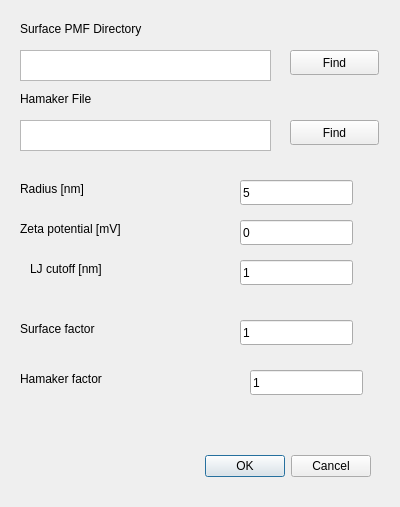
<?xml version="1.0" encoding="UTF-8"?>
<ui version="4.0">
 <class>AddBeadType</class>
 <widget class="QDialog" name="AddBeadType">
  <property name="geometry">
   <rect>
    <x>0</x>
    <y>0</y>
    <width>400</width>
    <height>507</height>
   </rect>
  </property>
  <property name="windowTitle">
   <string>Dialog</string>
  </property>
  <widget class="QDialogButtonBox" name="buttonBox">
   <property name="geometry">
    <rect>
     <x>30</x>
     <y>450</y>
     <width>341</width>
     <height>32</height>
    </rect>
   </property>
   <property name="orientation">
    <enum>Qt::Horizontal</enum>
   </property>
   <property name="standardButtons">
    <set>QDialogButtonBox::Cancel|QDialogButtonBox::Ok</set>
   </property>
  </widget>
  <widget class="QPushButton" name="surfFindDirButton">
   <property name="geometry">
    <rect>
     <x>290</x>
     <y>50</y>
     <width>89</width>
     <height>25</height>
    </rect>
   </property>
   <property name="text">
    <string>Find</string>
   </property>
  </widget>
  <widget class="QLabel" name="label_2">
   <property name="geometry">
    <rect>
     <x>20</x>
     <y>180</y>
     <width>131</width>
     <height>17</height>
    </rect>
   </property>
   <property name="text">
    <string>Radius [nm]</string>
   </property>
  </widget>
  <widget class="QLabel" name="label_5">
   <property name="geometry">
    <rect>
     <x>20</x>
     <y>90</y>
     <width>171</width>
     <height>17</height>
    </rect>
   </property>
   <property name="text">
    <string>Hamaker File</string>
   </property>
  </widget>
  <widget class="QLabel" name="label_6">
   <property name="geometry">
    <rect>
     <x>30</x>
     <y>260</y>
     <width>131</width>
     <height>17</height>
    </rect>
   </property>
   <property name="text">
    <string>LJ cutoff [nm]</string>
   </property>
  </widget>
  <widget class="QLabel" name="label_3">
   <property name="geometry">
    <rect>
     <x>20</x>
     <y>220</y>
     <width>131</width>
     <height>17</height>
    </rect>
   </property>
   <property name="text">
    <string>Zeta potential [mV]</string>
   </property>
  </widget>
  <widget class="QPlainTextEdit" name="hamakerFile">
   <property name="geometry">
    <rect>
     <x>20</x>
     <y>120</y>
     <width>251</width>
     <height>31</height>
    </rect>
   </property>
  </widget>
  <widget class="QPushButton" name="hamFindButton">
   <property name="geometry">
    <rect>
     <x>290</x>
     <y>120</y>
     <width>89</width>
     <height>25</height>
    </rect>
   </property>
   <property name="text">
    <string>Find</string>
   </property>
  </widget>
  <widget class="QPlainTextEdit" name="surfDir">
   <property name="geometry">
    <rect>
     <x>20</x>
     <y>50</y>
     <width>251</width>
     <height>31</height>
    </rect>
   </property>
  </widget>
  <widget class="QLabel" name="label_8">
   <property name="geometry">
    <rect>
     <x>20</x>
     <y>370</y>
     <width>131</width>
     <height>17</height>
    </rect>
   </property>
   <property name="text">
    <string>Hamaker factor</string>
   </property>
  </widget>
  <widget class="QLabel" name="label_4">
   <property name="geometry">
    <rect>
     <x>20</x>
     <y>20</y>
     <width>171</width>
     <height>17</height>
    </rect>
   </property>
   <property name="text">
    <string>Surface PMF Directory</string>
   </property>
  </widget>
  <widget class="QLabel" name="label_7">
   <property name="geometry">
    <rect>
     <x>20</x>
     <y>320</y>
     <width>131</width>
     <height>17</height>
    </rect>
   </property>
   <property name="text">
    <string>Surface factor</string>
   </property>
  </widget>
  <widget class="QLineEdit" name="ljCutoff">
   <property name="geometry">
    <rect>
     <x>240</x>
     <y>260</y>
     <width>113</width>
     <height>25</height>
    </rect>
   </property>
   <property name="text">
    <string>1</string>
   </property>
  </widget>
  <widget class="QLineEdit" name="surfFactor">
   <property name="geometry">
    <rect>
     <x>240</x>
     <y>320</y>
     <width>113</width>
     <height>25</height>
    </rect>
   </property>
   <property name="text">
    <string>1</string>
   </property>
  </widget>
  <widget class="QLineEdit" name="coreFactor">
   <property name="geometry">
    <rect>
     <x>250</x>
     <y>370</y>
     <width>113</width>
     <height>25</height>
    </rect>
   </property>
   <property name="text">
    <string>1</string>
   </property>
  </widget>
  <widget class="QLineEdit" name="zeta">
   <property name="geometry">
    <rect>
     <x>240</x>
     <y>220</y>
     <width>113</width>
     <height>25</height>
    </rect>
   </property>
   <property name="text">
    <string>0</string>
   </property>
  </widget>
  <widget class="QLineEdit" name="radius">
   <property name="geometry">
    <rect>
     <x>240</x>
     <y>180</y>
     <width>113</width>
     <height>25</height>
    </rect>
   </property>
   <property name="text">
    <string>5</string>
   </property>
  </widget>
 </widget>
 <resources/>
 <connections>
  <connection>
   <sender>buttonBox</sender>
   <signal>accepted()</signal>
   <receiver>AddBeadType</receiver>
   <slot>accept()</slot>
   <hints>
    <hint type="sourcelabel">
     <x>248</x>
     <y>254</y>
    </hint>
    <hint type="destinationlabel">
     <x>157</x>
     <y>274</y>
    </hint>
   </hints>
  </connection>
  <connection>
   <sender>buttonBox</sender>
   <signal>rejected()</signal>
   <receiver>AddBeadType</receiver>
   <slot>reject()</slot>
   <hints>
    <hint type="sourcelabel">
     <x>316</x>
     <y>260</y>
    </hint>
    <hint type="destinationlabel">
     <x>286</x>
     <y>274</y>
    </hint>
   </hints>
  </connection>
 </connections>
</ui>
